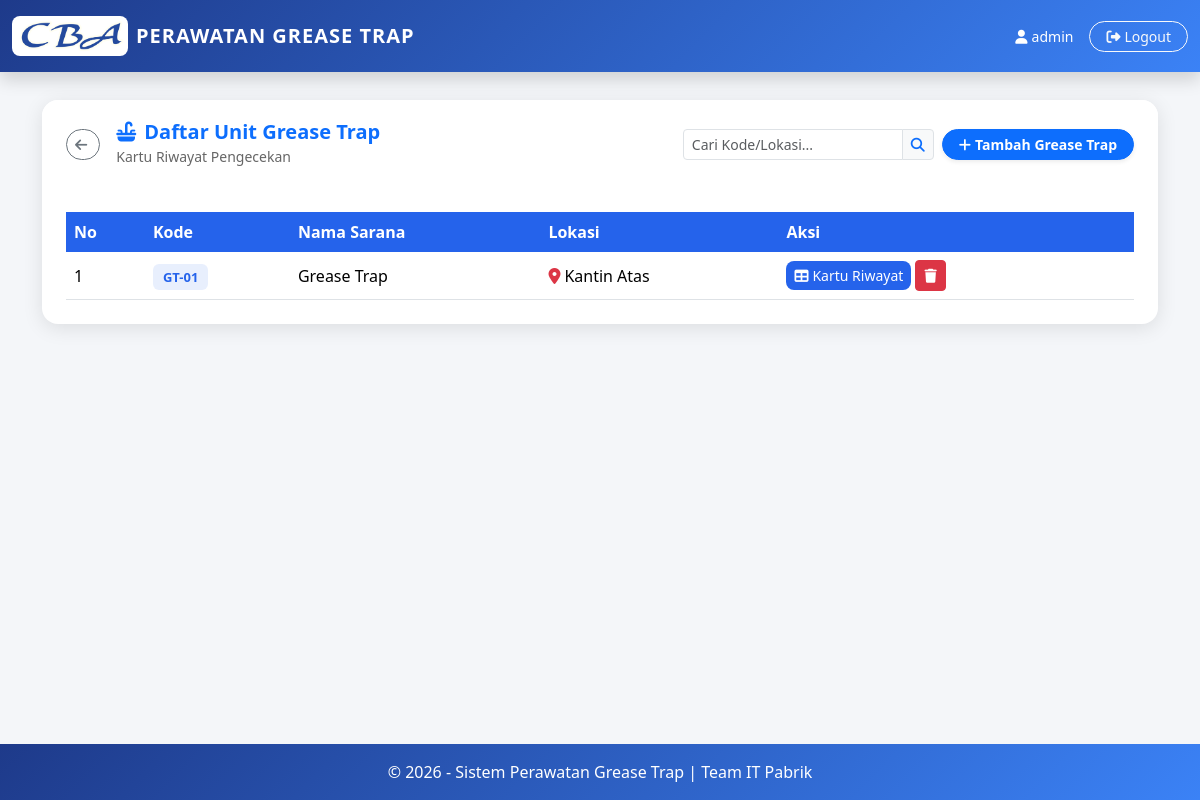
/grease_trap_home.php (signed in), run on the app's committed database.
### tables this page shows
CREATE TABLE `grease_trap` (
  `id` int(11) NOT NULL,
  `no_kode` varchar(50) NOT NULL,
  `nama_sarana` varchar(100) DEFAULT NULL,
  `lokasi` varchar(200) DEFAULT NULL
);

### grease_trap_home.php (the view, shortened to what this page needs)
<?php
include "config/koneksi.php";
mysqli_query($conn, "CREATE TABLE IF NOT EXISTS `grease_trap` (
  `id` int(11) NOT NULL AUTO_INCREMENT,
  `no_kode` varchar(50) NOT NULL,
  `nama_sarana` varchar(100) DEFAULT NULL,
  `lokasi` varchar(200) DEFAULT NULL,
  PRIMARY KEY (`id`)
) ENGINE=InnoDB DEFAULT CHARSET=utf8mb4");
mysqli_query($conn, "CREATE TABLE IF NOT EXISTS `checklist_grease_trap` (
  `id` int(11) NOT NULL AUTO_INCREMENT,
  `grease_trap_id` int(11) NOT NULL,
  `tahun` int(4) NOT NULL,
  `bulan` tinyint(2) NOT NULL,
  `tanggal_cek` date DEFAULT NULL,
  `valve_handle` enum('Ok','Nok') DEFAULT NULL,
  `hose_coupling_conect` enum('Ok','Nok') DEFAULT NULL,
  `baut_valve_handle` enum('Ok','Nok') DEFAULT NULL,
  `fire_hose` enum('Ok','Nok') DEFAULT NULL,
  `slang_grease_trap` enum('Ok','Nok') DEFAULT NULL,
  `nozzle` enum('Ok','Nok') DEFAULT NULL,
  `box_grease_trap` enum('Ok','Nok') DEFAULT NULL,
  `paraf` varchar(100) DEFAULT NULL,
  `catatan` text DEFAULT NULL,
  `users_id` int(11) DEFAULT NULL,
  `created_at` datetime DEFAULT CURRENT_TIMESTAMP,
  PRIMARY KEY (`id`)
) ENGINE=InnoDB DEFAULT CHARSET=utf8mb4");
$keyword = isset($_GET['keyword']) ? mysqli_real_escape_string($conn, $_GET['keyword']) : '';
$where = "";
$listGreaseTrap = mysqli_query($conn, "SELECT * FROM grease_trap $where ORDER BY no_kode ASC");
?>
<!DOCTYPE html>
<html lang="id">
<head>
  <link href="https://cdn.jsdelivr.net/npm/bootstrap@5.3.2/dist/css/bootstrap.min.css" rel="stylesheet">
</head>
<body>
  <nav class="navbar navbar-grease_trap fixed-top py-3 shadow">
    <div class="container-fluid d-flex justify-content-between align-items-center">
      <div class="d-flex align-items-center gap-2 text-white" style="cursor:pointer"
        onclick="window.location.href='dashboard.php'">
        <img src="assets/images/cba.png" alt="Logo CBA"
          style="height:40px; background:white; padding:4px; border-radius:8px;">
        <span class="fw-bold fs-5 d-none d-sm-inline" style="letter-spacing:1px">PERAWATAN GREASE TRAP</span>
      </div>
      <div class="d-flex align-items-center gap-2 gap-md-3">
        <span class="text-white small d-none d-md-inline"><i
            class="fa-solid fa-user me-1"></i><?= $_SESSION['username'] ?></span>
        <a href="logout.php" class="btn btn-sm btn-outline-light rounded-pill px-2 px-md-3" title="Logout">
          <span class="d-none d-sm-inline"><i class="fa-solid fa-right-from-bracket me-1"></i>Logout</span>
        </a>
      </div>
    </div>
  </nav>
  <div class="container" style="margin-top:100px; padding-bottom:40px; flex:1;">
    <div class="card card-grease_trap">
      <div class="card-grease_trap-header d-flex justify-content-between align-items-center flex-wrap gap-3">
        <div class="d-flex align-items-center gap-3">
          <a href="dashboard.php" class="btn btn-sm btn-outline-secondary rounded-pill" title="Kembali ke Dashboard">
            <i class="fa-solid fa-arrow-left me-1"></i><span class="d-none d-sm-inline"></span>
          </a>
          <div>
            <h5 class="fw-bold mb-0 text-primary"><i class="fa-solid fa-sink me-2"></i>Daftar Unit Grease Trap</h5>
            <small class="opacity-75">Kartu Riwayat Pengecekan</small>
          </div>
        </div>
        <div class="d-flex flex-column flex-sm-row align-items-stretch align-items-sm-center gap-2 mt-3 mt-sm-0">
          <form method="GET" class="d-flex m-0">
            <div class="input-group input-group-sm w-100">
              <input type="text" name="keyword" class="form-control" placeholder="Cari Kode/Lokasi..."
                value="<?= htmlspecialchars($keyword) ?>">
              <button type="submit" class="btn btn-light text-primary border"><i
                  class="fa-solid fa-search"></i></button>
            </div>
          </form>
          <?php if (($_SESSION['role'] ?? '') === 'Admin'): ?>
          <button class="btn btn-primary btn-sm px-3 rounded-pill fw-bold shadow-sm text-nowrap"
            onclick="document.getElementById('modalTambah').classList.add('active')">
            <i class="fa-solid fa-plus me-1"></i>Tambah Grease Trap
          </button>
          <?php endif; ?>
        </div>
      </div>
      <div class="card-body p-4">
        <div class="table-responsive">
          <table class="table table-hover align-middle mb-0">
            <thead>
              <tr>
                <th>No</th>
                <th>Kode</th>
                <th>Nama Sarana</th>
                <th>Lokasi</th>
                <th>Aksi</th>
              </tr>
            </thead>
            <tbody>
              <?php $no = 1;
              while ($row = mysqli_fetch_assoc($listGreaseTrap)): ?>
                <tr>
                  <td data-label="No"><?= $no++ ?></td>
                  <td data-label="Kode"><span class="grease_trap-badge"><?= htmlspecialchars($row['no_kode']) ?></span>
                  </td>
                  <td data-label="Nama Sarana"><?= htmlspecialchars($row['nama_sarana']) ?></td>
                  <td data-label="Lokasi">
                    <span><i
                        class="fa-solid fa-location-dot text-danger me-1"></i><?= htmlspecialchars($row['lokasi']) ?></span>
                  </td>
                  <td data-label="Aksi">
                    <a href="grease_trap_kartu.php?grease_trap_id=<?= $row['id'] ?>"
                      class="btn btn-kartu btn-sm flex-grow-1">
                      <i class="fa-solid fa-table me-1"></i><span class="d-inline">Kartu Riwayat</span>
                    </a>
                    <?php if (($_SESSION['role'] ?? '') === 'Admin'): ?>
                    <button type="button" class="btn btn-danger btn-sm" onclick="confirmDelete(<?= $row['id'] ?>)">
                      <i class="fa-solid fa-trash"></i>
                    </button>
                    <?php endif; ?>
                  </td>
                </tr>
              <?php endwhile; ?>
            </tbody>
          </table>
        </div>
      </div>
    </div>
  </div>
  <footer class="py-3 text-center">
    &copy; <?= date('Y') ?> - Sistem Perawatan Grease Trap | Team IT Pabrik
  </footer>
</body>
</html>

### grease_trap_home.php (style rules this page uses)
:root { --blue: #2563eb; --blue-dark: #1e3a8a; --blue-light: #3b82f6; }
body { background: #f4f6f9; font-family: 'Segoe UI', sans-serif; min-height: 100vh; display: flex; flex-direction: column; }
.navbar-grease_trap { background: linear-gradient(135deg, var(--blue-dark), var(--blue-light)); }
.card-grease_trap { border: none; border-radius: 16px; box-shadow: 0 4px 20px rgba(0, 0, 0, .1); }
.card-grease_trap-header { background: #fff; color: #333; border-radius: 16px 16px 0 0; padding: 20px 24px; }
.grease_trap-badge { background: rgba(37, 99, 235, 0.1); color: var(--blue); font-weight: 600; padding: 4px 10px; border-radius: 6px; font-size: 13px; }
.table thead th { background: var(--blue); color: #fff; border: none; white-space: nowrap; }
.table tbody td { white-space: nowrap; }
.btn-kartu { background: var(--blue); color: #fff; border: none; border-radius: 8px; }
footer { background: linear-gradient(135deg, var(--blue-dark), var(--blue-light)); color: #fff; margin-top: 40px; }

### data on the page
grease_trap: no_kode "GT-01", nama_sarana "Grease Trap", lokasi "Kantin Atas"

### other printed values
$_SESSION['username'] "admin"
